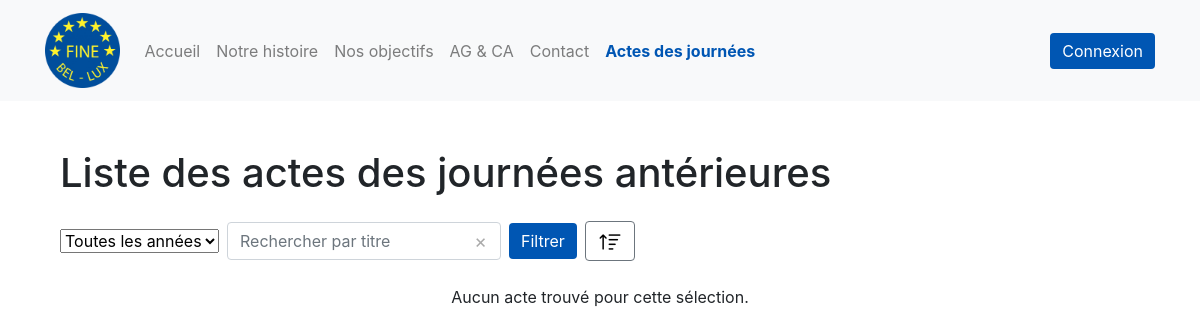
/actes-des-journees, run on an earlier commit of the app's database.
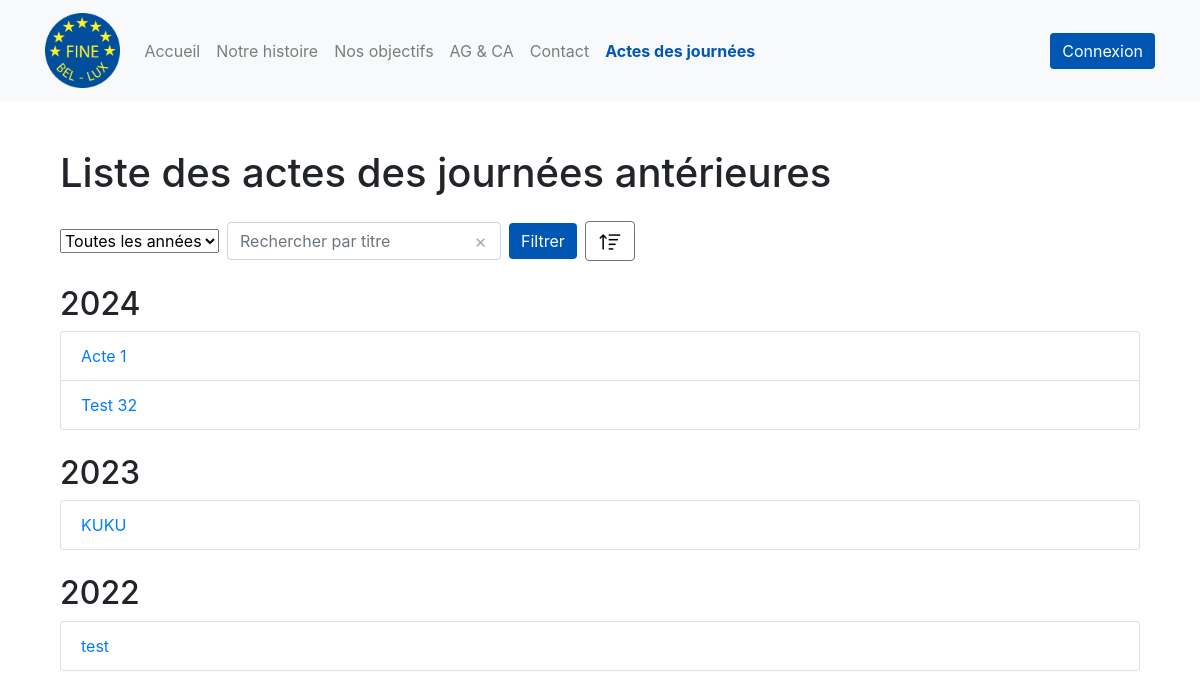
And on a later commit of the database.
### main/models.py (models this page shows)
class ActOfTheDays(models.Model):
    title = models.CharField(max_length=100)
    file = models.FileField(upload_to=upload_to)
    year = models.PositiveIntegerField(
        validators=[
            MinValueValidator(2011),
            MaxValueValidator(datetime.datetime.now().year)
        ],
        default=datetime.datetime.now().year
    )

### main/views.py (the view)
# urls.py: path('actes-des-journees', views.actc_of_the_day, name="acts-of-the-days"),
def actc_of_the_day(request):
    form = ActsFilterForm(request.GET or None)
    acts = ActOfTheDays.objects.all()
    selected_year = None
    search_title = form.cleaned_data.get('title', '') if form.is_valid() else request.GET.get('title', '')
    sort_order = request.GET.get('sort', 'desc')
    if sort_order == 'asc':
        acts = acts.order_by('year')
    else:
        acts = acts.order_by('-year')
    if form.is_valid():
        selected_year = form.cleaned_data.get('year')
        if selected_year:
            acts = acts.filter(year=selected_year)
    if search_title:
        acts = acts.filter(title__icontains=search_title)
    acts_by_year = defaultdict(list)
    for act in acts:
        acts_by_year[act.year].append(act)
    acts_by_year = dict(acts_by_year)
    return render(request, 'main/acts.html', {
        'form': form,
        'acts_by_year': acts_by_year,
        'selected_year': selected_year,
        'search_title': search_title,
        'sort_order': sort_order
    })

### main/forms.py
class ActsFilterForm(forms.Form):
    year = forms.ChoiceField(
        choices=[],
        required=False,
        label="Sélectionnez une année"
    )
    title = forms.CharField(
        required=False,
        label="Rechercher par titre",
        widget=forms.TextInput(attrs={'class': 'form-control', 'placeholder': 'Rechercher par titre'})
    )
    def __init__(self, *args, **kwargs):
        super(ActsFilterForm, self).__init__(*args, **kwargs)
        years = ActOfTheDays.objects.values_list('year', flat=True).distinct().order_by('-year')
        year_choices = [(year, year) for year in years]
        year_choices.insert(0, ('', 'Toutes les années'))
        self.fields['year'].choices = year_choices

### main/templates/main/acts.html
{% extends "main/base.html" %}
{% load static %}
{% block content %}
<div class="container mt-5">
    <h1 class="text-left mb-4">Liste des actes des journées antérieures</h1>
    <form method="GET" action="{% url 'acts-of-the-days' %}" class="form-inline mb-4">
        <div class="form-group mr-2">
            {{ form.year }}
        </div>
        <div class="form-group mr-2 position-relative">
            <input type="text" name="title" value="{{ request.GET.title }}" class="form-control search-input"
                placeholder="Rechercher par titre">
            <button type="button" class="btn-clear" onclick="clearSearch('search-input')">×</button>
        </div>
        <button type="submit" class="btn btn-primary">Filtrer</button>
        {% if not selected_year %}
        <div class="form-group ml-2">
            {% if sort_order == 'asc' %}
            <a href="?sort=desc{% if form.year.value %}&year={{ form.year.value }}{% endif %}&title={{ request.GET.title }}"
                class="btn btn-outline-secondary">
                <img src="{% static 'media/icon-desc.png' %}" alt="Trier Décroissant" class="custom-icon">
            </a>
            {% else %}
            <a href="?sort=asc{% if form.year.value %}&year={{ form.year.value }}{% endif %}&title={{ request.GET.title }}"
                class="btn btn-outline-secondary">
                <img src="{% static 'media/icon-asc.png' %}" alt="Trier Croissant" class="custom-icon">
            </a>
            {% endif %}
        </div>
        {% endif %}
    </form>
    {% if acts_by_year %}
    {% for year, acts in acts_by_year.items %}
    <h2 class="mt-4">{{ year }}</h2>
    <ul class="list-group mb-4 {{ year }}">
        {% for act in acts %}
        <li class="list-group-item d-flex justify-content-between align-items-center">
            <a href="{{ act.file.url }}" target="_blank" class="text-decoration-none">
                {{ act.title }}
            </a>
        </li>
        {% endfor %}
    </ul>
    {% endfor %}
    {% else %}
    <p class="text-center">Aucun acte trouvé pour cette sélection.</p>
    {% endif %}
</div>
{% endblock content %}

What changed in the data, as far as the page shows it:
added ActOfTheDays: year "2024", title "Acte 1"
added ActOfTheDays: title "Test 32", shown under "2024"
added ActOfTheDays: year "2023", title "KUKU"
added ActOfTheDays: year "2022", title "test"
Also different on the page:
text no longer shown: "Aucun acte trouvé pour cette sélection."
